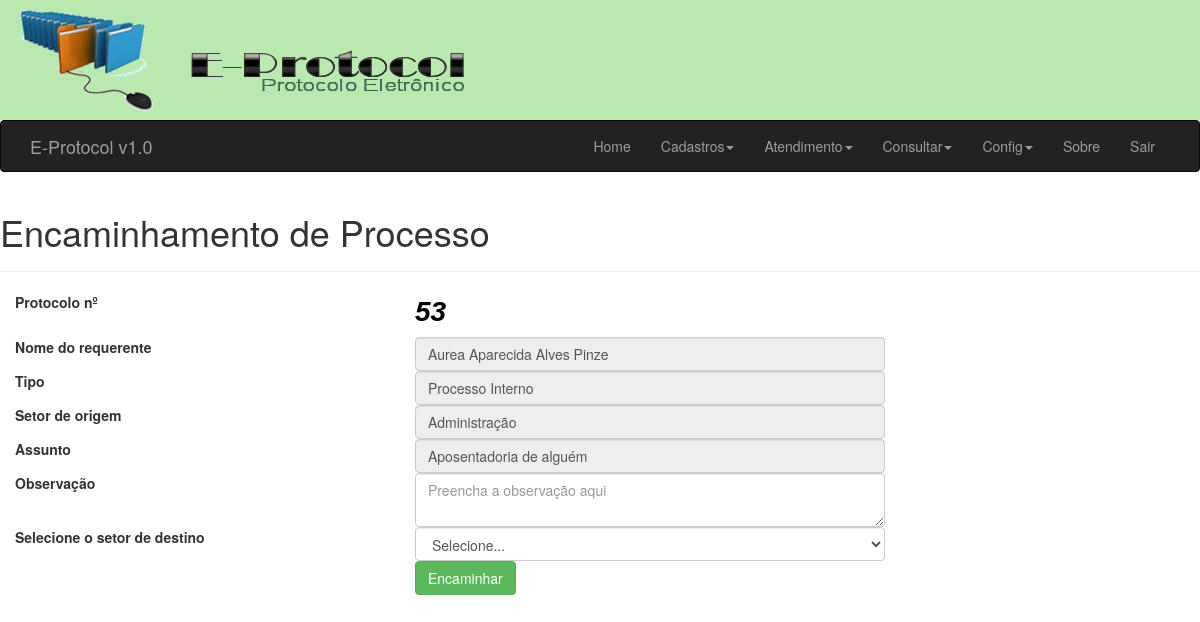
/frm/encaminhamento_proc.php (signed in), run on an earlier commit of the app's database.
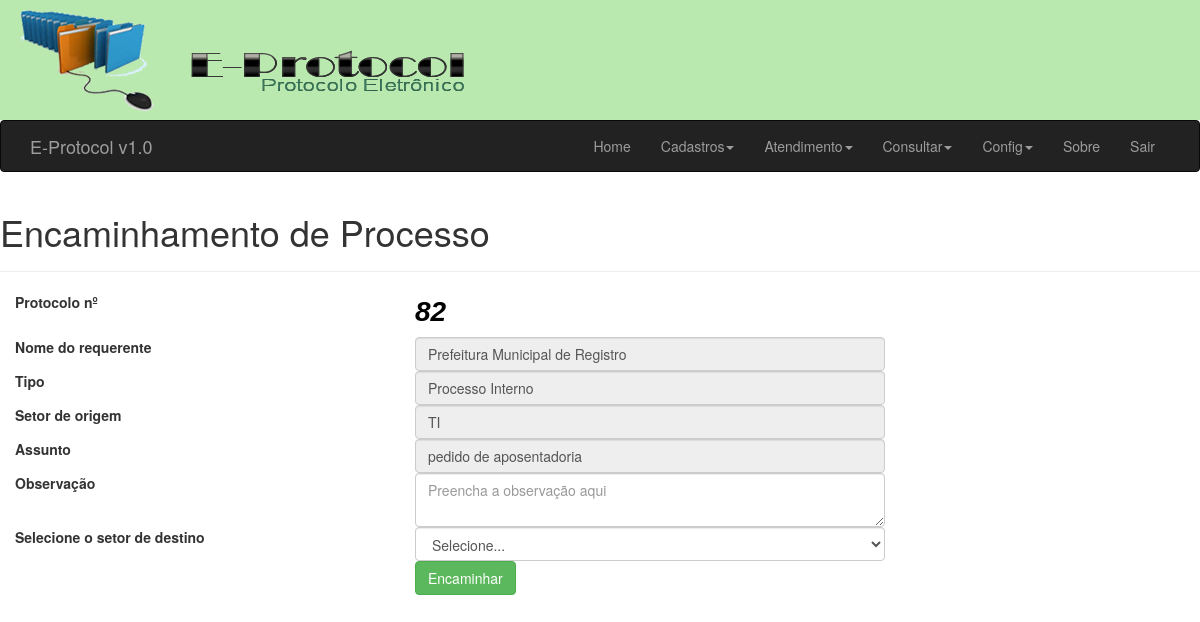
And on a later commit of the database.
### tables this page shows
CREATE TABLE IF NOT EXISTS `proc` (
  `cod` int(11) NOT NULL AUTO_INCREMENT,
  `cod_req` int(11) NOT NULL,
  `user_id` int(11) NOT NULL,
  `tipo` varchar(2) DEFAULT NULL,
  `assunto` text,
  `descricao` varchar(50) DEFAULT NULL,
  `setor` int(11) DEFAULT NULL,
  `data` date DEFAULT NULL,
  `horas` time DEFAULT NULL,
  PRIMARY KEY (`cod`),
  KEY `cod_req` (`cod_req`),
  KEY `user_id` (`user_id`)
);

CREATE TABLE IF NOT EXISTS `req` (
  `cod` int(10) unsigned NOT NULL AUTO_INCREMENT,
  `nome` varchar(60) NOT NULL,
  `tipo` char(1) NOT NULL,
  `cpf` varchar(18) NOT NULL,
  `sexo` char(1) NOT NULL,
  `tel` varchar(14) DEFAULT NULL,
  `cel` varchar(14) DEFAULT NULL,
  `rec` varchar(14) DEFAULT NULL,
  `email` varchar(30) DEFAULT NULL,
  PRIMARY KEY (`cod`),
  UNIQUE KEY `cpf` (`cpf`)
);

CREATE TABLE IF NOT EXISTS `setor` (
  `cod_setor` int(11) NOT NULL AUTO_INCREMENT,
  `setor` varchar(50) NOT NULL DEFAULT '0',
  `responsavel` varchar(50) DEFAULT NULL,
  PRIMARY KEY (`cod_setor`)
);

### frm/encaminhamento_proc.php (the view, shortened to what this page needs)
<?php
include "_navegacao.php";
require_once "../config/init.php";
$sqry = mysqli_query($link,"SELECT cod FROM proc ORDER BY cod DESC");
$lcod = mysqli_fetch_array($sqry);
$cod = $lcod["cod"];
$sql_query = mysqli_query($link,"SELECT s.cod_setor, s.setor AS desc_setor, p.setor FROM setor s, proc p WHERE s.cod_setor = p.setor AND p.cod = '".$cod."'");
$sql2_query = mysqli_query($link,"SELECT * FROM proc WHERE cod = '".$cod."'");
$sql3_query = mysqli_query($link,"SELECT r.cod, r.nome FROM req r , proc p WHERE r.cod = p.cod_req AND p.cod = '".$cod."'");
?>
<!DOCTYPE HTML>
 <html lang="pt-br">
<head>
    <link href="../lib/bootstrap/css/bootstrap.min.css" rel="stylesheet">
</head>
<body>
<div class="page-header">
  <h1>Encaminhamento de Processo</h1>
</div>
<form name="cadastro" id="cadastro" method="POST" action="../op/encaminhar_proc.php">
<?php $linha = mysqli_fetch_array($sql2_query)?>
<fieldset>
<div class="form-group">
<label class="col-md-4 control-label" for="txtCod">Protocolo nº</label>
  <label class="col-md-5 control-label" /><span style="font-family: Arial; font-size: 28px; font-style:italic; color:#000000;"><?php echo $linha["cod"] ?></span></label>
  </div>
<?php $rlinha = mysqli_fetch_array($sql3_query) ?>
<div class="form-group">
<label class="col-md-4 control-label" for="txtRequerente">Nome do requerente</label>
  <div class="col-md-5">
     <input type="text" name="txtRequerente" id="txtRequerente" value="<?php echo $rlinha["nome"] ?>" class="form-control input-md" required="" disabled="">
    </div>
</div>
<div class="form-group">
  <label class="col-md-4 control-label" for="txtTipo">Tipo</label>
  <div class="col-md-5">
     <?php
     if ($linha["tipo"]=='PI') $ptipo = "Processo Interno";
     ?>
     <input type="text" name="txtTipo" id="txtTipo" value="<?php echo $ptipo ?>" class="form-control input-md" required="" disabled="">
  </div>
</div>
<div class="form-group">
<?php
  $array = mysqli_fetch_array($sql_query);
  $desc_setor = $array["desc_setor"];
?>
 <label class="col-md-4 control-label" for="txtSetor">Setor de origem</label>
  <div class="col-md-5">
     <input type="text" name="txtSetor" id="txtSetor" value="<?php echo $desc_setor ?>" class="form-control input-md" required="" disabled="">
    </div>
</div>
<div class="form-group">
  <label class="col-md-4 control-label" for="txtAssunto">Assunto</label>
  <div class="col-md-5">
  <input type="text" name="txtAssunto" id="txtAssunto" value="<?php echo $linha["assunto"] ?>" placeholder="Digite o assunto" class="form-control input-md" required="" disabled="">
  </div>
</div>
<div class="form-group">
  <label class="col-md-4 control-label" for="txtDescricao">Observação</label>
  <div class="col-md-5">
  <textarea name="txtObservacao" id="txtObservacao" placeholder="Preencha a observação aqui" class="form-control input-md" required=""></textarea>
  </div>
</div>
<div class="form-group" >
  <label class="col-md-4 control-label" for="txtDescricao">Selecione o setor de destino</label>
  <div class="col-md-5">
    <select name="txtStdst" id="txtStdst" class="form-control">
      <option value="">Selecione...</option>
      </select>
      </div>
</div>
<div class="form-group">
  <label class="col-md-4 control-label" for="btnEnviar"></label>
  <div class="col-md-8">
    <button type="submit" id="btnEnviar" name="btnEnviar" class="btn btn-success">Encaminhar</button>
    </div>
</div>
</fieldset>
</form>
</body>
</html>

What changed in the data, as far as the page shows it:
removed proc: cod "53", txtTipo "Processo Interno", txtAssunto "Aposentadoria de alguém"
no longer on this page (row edited): req: txtRequerente "Aurea Aparecida Alves Pinze"
no longer on this page (row unchanged): setor: txtSetor "Administração"
added proc: cod "82", txtTipo "Processo Interno", txtAssunto "pedido de aposentadoria"
added req: txtRequerente "Prefeitura Municipal de Registro"
added setor: txtSetor "TI"
